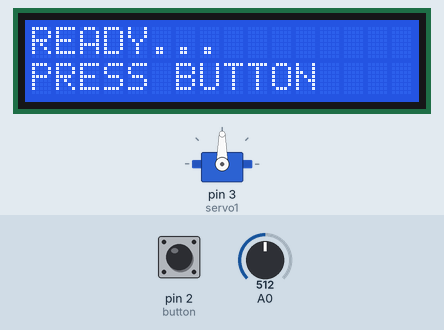
This sketch was run on a simulated Arduino Uno, built with avr-gcc and run on an emulated ATmega328P. Parts: servo, 16×2 character LCD. Inputs (shaded band) come from the test bench; at power-on: pin 2 (button) HIGH, A0 = 512. Storage starts empty.

Above: at 1.2 s.
1.3 s: pin 2 (button) pulled LOW for 0.15 s
At 2.7 s:
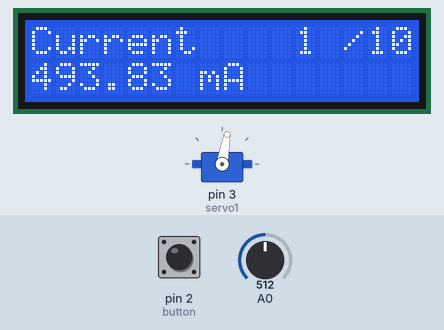
4.4 s: A0 set to 716
At 5.0 s:
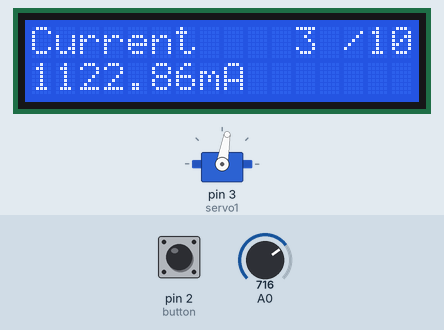
7.3 s: A0 set to 900
At 9.0 s:
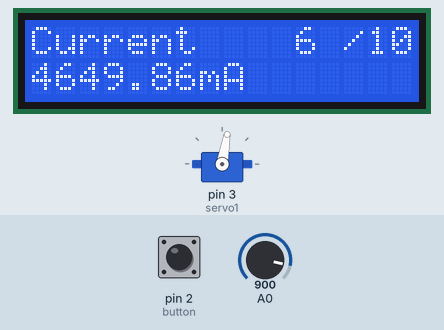
10.3 s: A0 set to 1023
At 11.3 s:
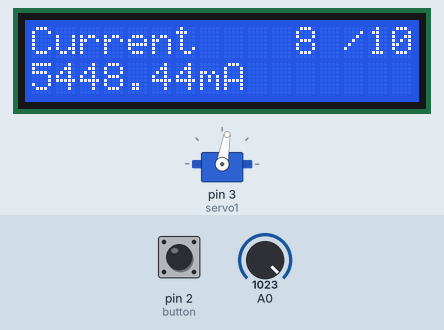
13.3 s: pin 2 (button) pulled LOW for 3.2 s
At 15.4 s:
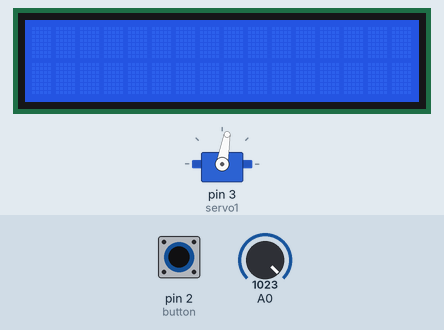
Timing chart, 0 to 16.9 s (numbered marks = the images above; inputs shaded):
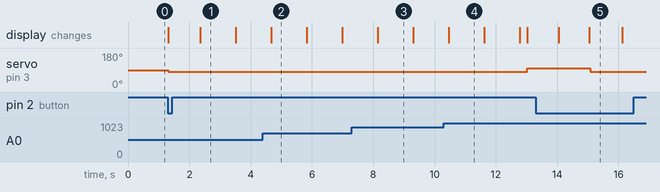

Measured:
- after the input at 1.3 s, servo on pin 3 (servo1): 90° → 80° at once; the display: first changes at once (image 1 shows a later state)
- after the input at 13.3 s, servo on pin 3 (servo1): 100° → 80° after 1.8 s
- what the display in image 1 shows lasts 1.1 s, from 2.4 s to 3.5 s

The sketch:

MeatPressFinal.ino
```cpp
#include <Wire.h>
#include <LiquidCrystal_I2C.h>
#include <Servo.h>
#include <SPI.h>
#include <SD.h>

const int chipSelect = 4;
String dataString = "";

LiquidCrystal_I2C lcd(0x3F,16,2);
Servo servo1;

#define button 2
#define Time 10
#define Down 80
#define Up 100

void setup() {
  servo1.attach(3);
  servo1.write(90);
  lcd.init();
  lcd.backlight();
  Serial.begin(9600);
  pinMode(A0,INPUT);
  pinMode(button, INPUT_PULLUP);

  lcd.clear();

  if (!SD.begin(chipSelect)) {

  }
}

float volt = 0.0;
float current = 0.0;
int dataNum = 0;

void SDCARD() {
   File dataFile = SD.open("MEAT.txt", FILE_WRITE);

  // if the file is available, write to it:
  if (dataFile) {
    delay(100);
    dataFile.println();
    dataFile.close();
  }
  // if the file isn't open, pop up an error:
  else {
    Serial.println("error opening datalog.txt");
  }
}

void checkCurrent() {
  lcd.clear();

  dataNum = 0;
  servo1.write(Down);

  while(dataNum < Time) {
    dataString = "";
    for(int j = 0; j <10; j++){
        for(int i = 0; i<10; i++){
          volt += analogRead(A0) * (5.0 / 1024);
          delay(10);
        }
      volt = volt / 10;
      current += (volt - 2.5) * (5 / 2);
    }
    current = current / 10;
    dataNum++;

    lcd.setCursor(0,0);
    lcd.print("Current");
    lcd.setCursor(11,0);
    lcd.print(dataNum);
    lcd.setCursor(13,0);
    lcd.print("/");
    lcd.print(Time);
    lcd.setCursor(0,1);
    lcd.print(current*1000);
    lcd.setCursor(7,1);
    lcd.print("mA");

    dataString += String(current*1000);
    dataString += " ";

    File dataFile = SD.open("MEAT.txt", FILE_WRITE);

    if (dataFile) {
      delay(100);
      dataFile.print(dataString);
      dataFile.close();
    } else {
      Serial.println("error opening datalog.txt");
    }

    delay(10);
  }
  SDCARD();
}

void backTo() {
  servo1. write(Up);
  lcd.setCursor(0,0);
  lcd.print("SET POS...");
}

void Complete(){
  File meat = SD.open("MEAT.txt");
  if(meat) {
    meat.close();
    lcd.clear();
    lcd.setCursor(0,0);
    lcd.print("SD Writing");
    lcd.setCursor(0,1);
    lcd.print("SUCCESS");
  } else {
    lcd.clear();
    lcd.setCursor(0,0);
    lcd.print("SD Writing");
    lcd.setCursor(0,1);
    lcd.print("FAILED");
  }

}

void loop() {
  lcd.setCursor(0,0);
  lcd.print("READY...");
  lcd.setCursor(0,1);
  lcd.print("PRESS BUTTON");
  if(digitalRead(button) == LOW){
    checkCurrent();
    lcd.clear();
    backTo();
    delay(1000);
    Complete();
    delay(1000);
    lcd.clear();
  } else {
    servo1.write(90);
  }
}
```
